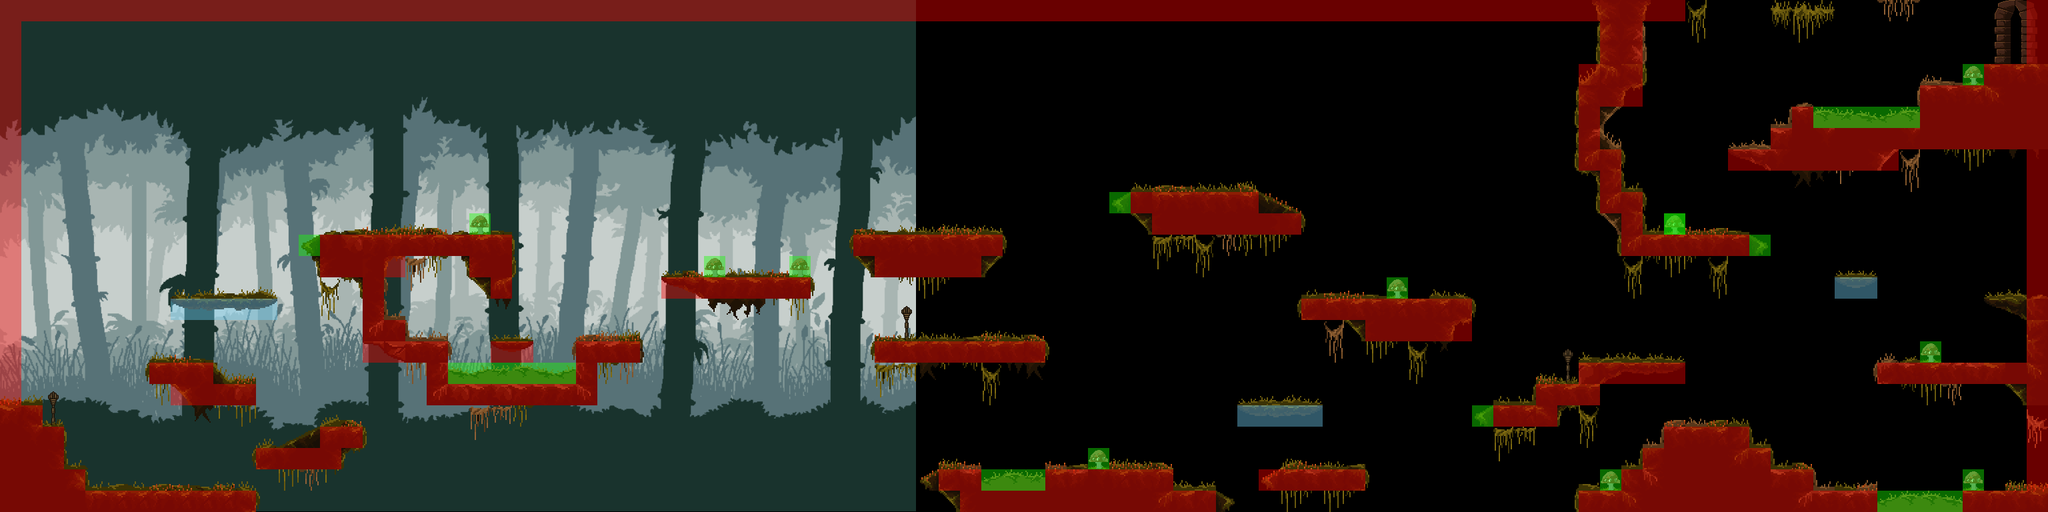

The image is a tile-based game level rendered from a .tmx file. Its description and source (layers, tilesets, objects; grid data summarised) follow:
An orthogonal 96x24 tile map with 32x32 px tiles, 3 tile layers (Map, Damage, Collisions), 5 tilesets, 1 image layer and 16 objects (Coin12, Coin11, Coin10, Coin9, Coin8, ...).

<map version="1.10" tiledversion="1.11.2" orientation="orthogonal" renderorder="right-down" width="96" height="24" tilewidth="32" tileheight="32" infinite="0" nextlayerid="24" nextobjectid="57">
 <tileset firstgid="1" name="MapMetadata" tilewidth="32" tileheight="32" spacing="1" margin="1" tilecount="2" columns="2">
  <image source="MapMetadata.png" width="67" height="34" />
 </tileset>
 <tileset firstgid="3" name="Platforms" tilewidth="32" tileheight="32" tilecount="900" columns="30">
  <image source="platforms.png" width="960" height="960" />
 </tileset>
 <tileset firstgid="903" name="Decorative" tilewidth="32" tileheight="32" tilecount="400" columns="20">
  <image source="decorative.png" width="640" height="640" />
 </tileset>
 <tileset firstgid="1303" name="Coins" tilewidth="32" tileheight="32" tilecount="1" columns="1">
  <image source="../Textures/goldCoin.png" width="32" height="32" />
 </tileset>
 <tileset firstgid="1304" name="MapData" tilewidth="32" tileheight="32" spacing="1" margin="1" tilecount="1" columns="1">
  <image source="MapData2.png" width="34" height="34" />
 </tileset>
 <imagelayer id="15" name="background" offsetx="-2.33333" offsety="-1.66667" repeatx="1" repeaty="1">
  <image source="background1.png" width="1376" height="768" />
 </imagelayer>
 <layer id="1" name="Map" width="96" height="24">
  <properties>
   <property name="Draw" type="bool" value="true" />
  </properties>
  <data>[2304 cells, 634 non-empty, 239 distinct tile ids]</data>
 </layer>
 <objectgroup id="22" name="Coins">
  <object id="39" name="Coin12" gid="1303" x="1825.33" y="286.667" width="32" height="32" />
  <object id="40" name="Coin11" gid="1303" x="1417.33" y="697.333" width="32" height="32" />
  <object id="41" name="Coin10" gid="1303" x="577.333" y="478.667" width="32" height="32" />
  <object id="42" name="Coin9" gid="1303" x="1325.33" y="350.667" width="32" height="32" />
  <object id="43" name="Coin8" gid="1303" x="1454.67" y="346.667" width="32" height="32" />
  <object id="44" name="Coin7" gid="1303" x="1738.67" y="285.333" width="32" height="32" />
  <object id="45" name="Coin6" gid="1303" x="3006.66" y="731" width="32" height="32" />
  <object id="47" name="Coin4" gid="1303" x="2432" y="281.333" width="32" height="32" />
  <object id="48" name="Coin3" gid="1303" x="2152" y="441.333" width="32" height="32" />
  <object id="49" name="Coin2" gid="1303" x="1929.33" y="700" width="32" height="32" />
  <object id="50" name="Coin1" gid="1303" x="2001.33" y="702.667" width="32" height="32" />
  <object id="53" name="Coin13" gid="1303" x="2984.5" y="545" width="32" height="32" />
  <object id="55" name="Coin5" gid="1303" x="2994.67" y="448" width="32" height="32" />
 </objectgroup>
 <layer id="16" name="Damage" width="96" height="24">
  <properties>
   <property name="Draw" type="bool" value="false" />
   <property name="Type" value="Damage" />
  </properties>
  <data>[2304 cells, 32 non-empty, 1 distinct tile ids]</data>
 </layer>
 <layer id="5" name="Collisions" width="96" height="24">
  <properties>
   <property name="Draw" type="bool" value="false" />
  </properties>
  <data>[2304 cells, 398 non-empty, 3 distinct tile ids]</data>
 </layer>
 <objectgroup id="18" name="SpawnPoint">
  <object id="35" name="Spawn2" x="1360" y="506.667">
   <point />
  </object>
  <object id="36" name="Spawn3" x="2352" y="569.333">
   <point />
  </object>
  <object id="56" name="PlayerSpawn" x="80" y="634.667">
   <point />
  </object>
 </objectgroup>
</map>
